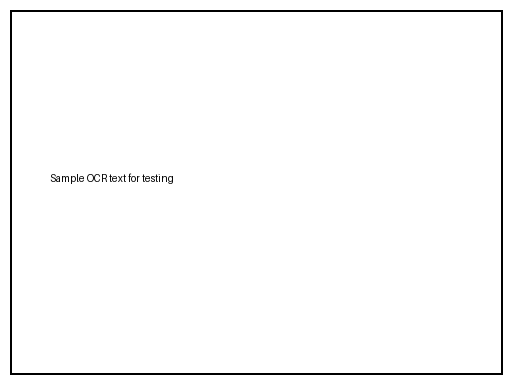
#> input picture tests/vision_benchmark/dataset/ocr/_placeholder_ocr_1.png, 512 x 384 px
$ python -i task_classifier.py   (imports and definitions only)
#> lines starting #> are read from the running program, lines starting #| are printed output that depends on the picture
"""
Task Classifier for Vision 2.0 — Intelligent Routing (Sprint 12 Phase A4.2).

Detects vision task type using lightweight heuristics:
- OCR-heavy: document detection (tall aspect ratio, high text density)
- UI-grounding: button/element detection (square aspect ratio, low text density)
- Description: general scene understanding (photos, natural scenes)

Routes OCR tasks to a specialist arm (Florence-2 default, GLM-OCR optional).
Routes other tasks to the general VLM (Ollama, configured via VLM_MODEL env).
"""

import logging
from enum import Enum
from typing import Optional
import cv2
import numpy as np

log = logging.getLogger("seeker.vision.task_classifier")


class TaskType(Enum):
    """Vision task classification types."""

    OCR = "ocr"  # Document/text-heavy tasks
    GROUNDING = "grounding"  # UI element detection/localization
    DESCRIPTION = "description"  # Scene understanding, AFK detection


class TaskClassifier:
    """Lightweight task classifier for vision routing."""

    # Thresholds para detecção (tunáveis)
    ASPECT_RATIO_THRESHOLD = 1.1  # tall=document (>1.1), square=UI (<1.1)
    TEXT_DENSITY_THRESHOLD = 0.12  # high text density → OCR task
    COLOR_ENTROPY_THRESHOLD = (
        5.0  # low entropy → structured (document), high → natural scene
    )

    def __init__(self):
        """Initialize classifier."""
        self.stats = {
            "total_classified": 0,
            "ocr": 0,
            "grounding": 0,
            "description": 0,
            "classifier_errors": 0,
        }

    @staticmethod
    def _load_image(image_path: str) -> Optional[np.ndarray]:
        """
        Load image from file path.

        Args:
            image_path: Path to image file

        Returns:
            Image array or None if failed
        """
        try:
            img = cv2.imread(str(image_path))
            if img is None:
                log.warning(f"[classifier] Failed to load image: {image_path}")
                return None
            return img
        except Exception as e:
            log.error(f"[classifier] Error loading image {image_path}: {e}")
            return None

    @staticmethod
    def _get_aspect_ratio(img: np.ndarray) -> float:
        """
        Calculate image aspect ratio (height/width).

        Tall images (>1.2) suggest documents.
        Square images (<1.2) suggest UIs.
        """
        height, width = img.shape[:2]
        return height / width if width > 0 else 1.0

    @staticmethod
    def _estimate_text_density(img: np.ndarray) -> float:
        """
        Estimate text density using edge detection.

        High edge density (>0.15) suggests text/documents.
        Low edge density (<0.15) suggests photos/natural scenes.
        """
        try:
            # Convert to grayscale
            gray = cv2.cvtColor(img, cv2.COLOR_BGR2GRAY)

            # Detect edges using Canny
            edges = cv2.Canny(gray, 50, 150)

            # Calculate density as ratio of white pixels
            text_pixels = np.count_nonzero(edges)
            total_pixels = edges.size
            density = text_pixels / total_pixels if total_pixels > 0 else 0.0

            return density
        except Exception as e:
            log.warning(f"[classifier] Error estimating text density: {e}")
            return 0.0

    @staticmethod
    def _estimate_color_entropy(img: np.ndarray) -> float:
        """
        Estimate color complexity using color distribution entropy.

        Low entropy (<5.0) suggests structured content (documents, UI).
        High entropy (>5.0) suggests natural scenes (photos, complex backgrounds).
        """
        try:
            # Convert to HSV for better color analysis
            hsv = cv2.cvtColor(img, cv2.COLOR_BGR2HSV)

            # Calculate histogram for each channel
            histograms = []
            for i in range(3):
                hist = cv2.calcHist([hsv], [i], None, [32], [0, 256])
                histograms.append(hist.flatten() / hist.sum())

            # Calculate entropy for combined histogram
            combined_hist = np.mean(histograms, axis=0)
            entropy = -np.sum(combined_hist * np.log2(combined_hist + 1e-10))

            return float(entropy)  # Convert to native Python float
        except Exception as e:
            log.warning(f"[classifier] Error estimating color entropy: {e}")
            return 5.0  # Default to neutral

    def classify(self, image_path: str) -> TaskType:
        """
        Classify vision task based on image characteristics.

        Classification logic:
        1. If aspect ratio > 1.2 (tall) AND text density > 0.15 → OCR
        2. If aspect ratio < 1.2 (square) AND color entropy < 5.0 → GROUNDING
        3. Otherwise → DESCRIPTION

        Args:
            image_path: Path to image file

        Returns:
            TaskType: Classified task type (OCR, GROUNDING, or DESCRIPTION)
        """
        self.stats["total_classified"] += 1

        # Load image
        img = self._load_image(image_path)
#> in _load_image, img is the input picture: shape (384, 512, 3); min 0, max 255, mean 250.2
        if img is None:
            log.warning("[classifier] Defaulting to DESCRIPTION for failed load")
            self.stats["description"] += 1
            self.stats["classifier_errors"] += 1
            return TaskType.DESCRIPTION

        # Extract features
        aspect_ratio = self._get_aspect_ratio(img)
#> aspect_ratio = 0.75
        text_density = self._estimate_text_density(img)
#> in _estimate_text_density, `edges = cv2.Canny(gray, 50, 150)`:
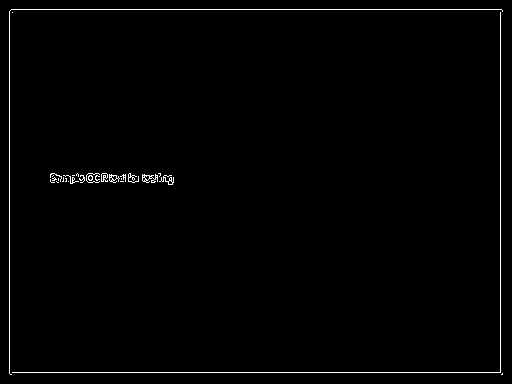
#> edges: shape (384, 512); 1.1% white in thin lines or dots
#> in _estimate_text_density, `text_pixels = np.count_nonzero(edges)`: text_pixels = 2181
#> in _estimate_text_density, `density = text_pixels / total_pixels if total_pixels > 0 else 0.0`: density = 0.0111
#> text_density = 0.0111
        color_entropy = self._estimate_color_entropy(img)
#> in _estimate_color_entropy, `hsv = cv2.cvtColor(img, cv2.COLOR_BGR2HSV)`: hsv: shape (384, 512, 3); mean H, S, V 0, 0, 250.2
#> after the loop in _estimate_color_entropy, `for i in range(3):`: histograms = 3 items
#> in _estimate_color_entropy, `combined_hist = np.mean(histograms, axis=0)`: combined_hist = 32 values, max 0.672 at index 0, min 3.39e-06 at index 13, mean 0.0312
#> in _estimate_color_entropy, `entropy = -np.sum(combined_hist * np.log2(combined_hist + 1e-10))`: entropy = 0.924
#> color_entropy = 0.924

        log.debug(
            f"[classifier] Image analysis: "
            f"aspect_ratio={aspect_ratio:.2f}, "
            f"text_density={text_density:.4f}, "
            f"color_entropy={color_entropy:.2f}"
        )

        # Classification heuristics
        is_tall = aspect_ratio > self.ASPECT_RATIO_THRESHOLD
#> is_tall = False
        is_text_heavy = text_density > self.TEXT_DENSITY_THRESHOLD
#> is_text_heavy = False
        is_structured = color_entropy < self.COLOR_ENTROPY_THRESHOLD
#> is_structured = True

        # Decision tree
        if is_text_heavy:  # High text density is strong signal for OCR
            task_type = TaskType.OCR
            log.info(f"[classifier] Classified as OCR (text_heavy={is_text_heavy})")
        elif not is_tall and is_structured:
            task_type = TaskType.GROUNDING
            log.info(
                f"[classifier] Classified as GROUNDING (square={not is_tall}, structured={is_structured})"
            )
        else:
            task_type = TaskType.DESCRIPTION
            log.info("[classifier] Classified as DESCRIPTION (default)")

        # Update stats
        if task_type == TaskType.OCR:
            self.stats["ocr"] += 1
        elif task_type == TaskType.GROUNDING:
            self.stats["grounding"] += 1
        else:
            self.stats["description"] += 1

        return task_type

    def get_stats(self) -> dict:
        """
        Get classification statistics.

        Returns:
            Dict with classification counts and percentages
        """
        total = self.stats["total_classified"]
        if total == 0:
            return self.stats.copy()

        return {
            **self.stats,
            "ocr_pct": 100 * self.stats["ocr"] / total,
            "grounding_pct": 100 * self.stats["grounding"] / total,
            "description_pct": 100 * self.stats["description"] / total,
        }

>>> result = TaskClassifier().classify('../../../tests/vision_benchmark/dataset/ocr/_placeholder_ocr_1.png')
